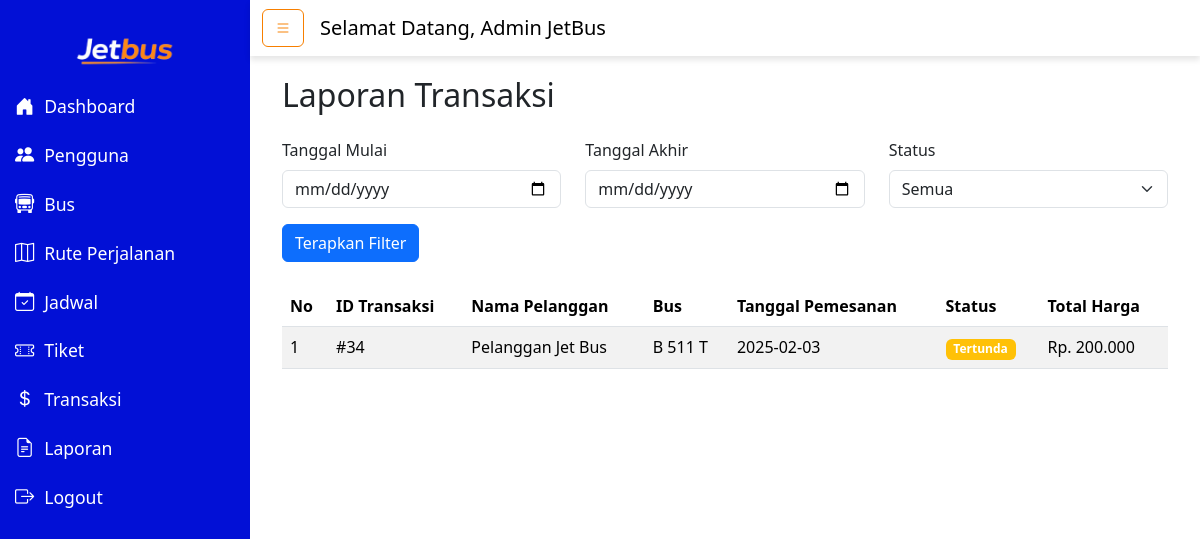
/admin/laporan.php (signed in), run on the app's committed database.
### tables this page shows
CREATE TABLE `transaksi` (
  `id_transaksi` int(11) NOT NULL,
  `id_pengguna` int(11) NOT NULL,
  `id_jadwal` int(11) NOT NULL,
  `tanggal_transaksi` date NOT NULL DEFAULT current_timestamp(),
  `jam_transaksi` time NOT NULL,
  `total` decimal(10,2) NOT NULL,
  `status` enum('tertunda','dibayar','dibatalkan') DEFAULT 'tertunda'
);

CREATE TABLE `pengguna` (
  `id_pengguna` int(11) NOT NULL,
  `nama` varchar(100) NOT NULL,
  `email` varchar(100) NOT NULL,
  `password` varchar(255) NOT NULL,
  `no_hp` varchar(15) DEFAULT NULL,
  `peran` enum('admin','pelanggan') NOT NULL DEFAULT 'pelanggan'
);

CREATE TABLE `bus` (
  `id_bus` int(11) NOT NULL,
  `no_plat` varchar(20) NOT NULL,
  `id_tipe` int(11) NOT NULL
);

### admin/laporan.php (the view, shortened to what this page needs)
<?php
include "header.php";
include "../koneksi.php";
$startDate = isset($_GET['startDate']) ? $_GET['startDate'] : '';
$endDate = isset($_GET['endDate']) ? $_GET['endDate'] : '';
$status = isset($_GET['statusFilter']) ? $_GET['statusFilter'] : 'all';
$sql = "SELECT t.id_transaksi, u.nama, b.no_plat, t.tanggal_transaksi, t.status, t.total
        FROM transaksi t
        JOIN pengguna u ON t.id_pengguna = u.id_pengguna
        JOIN jadwal j ON t.id_jadwal = j.id_jadwal
        JOIN bus b ON j.id_bus = b.id_bus
        WHERE 1=1";
$result = mysqli_query($koneksi, $sql);
?>
<div class="d-flex">
    <?php include "sidebar.php" ?>
    <div class="content-wrapper w-100">
        <?php include "navbar.php"; ?>
        <main class="content">
            <div class="container-fluid">
                <h2 class="mb-4">Laporan Transaksi</h2>
                <form method="GET" class="row mb-4">
                    <div class="col-md-4">
                        <label for="startDate" class="form-label">Tanggal Mulai</label>
                        <input type="date" name="startDate" id="startDate" class="form-control" value="<?= $startDate ?>">
                    </div>
                    <div class="col-md-4">
                        <label for="endDate" class="form-label">Tanggal Akhir</label>
                        <input type="date" name="endDate" id="endDate" class="form-control" value="<?= $endDate ?>">
                    </div>
                    <div class="col-md-4">
                        <label for="statusFilter" class="form-label">Status</label>
                        <select class="form-select" name="statusFilter" id="statusFilter">
                            <option value="all" <?= $status == 'all' ? 'selected' : '' ?>>Semua</option>
                        </select>
                    </div>
                    <div class="col-md-12 mt-3">
                        <button type="submit" class="btn btn-primary">Terapkan Filter</button>
                    </div>
                </form>
                <table class="table table-striped">
                    <thead>
                        <tr>
                            <th>No</th>
                            <th>ID Transaksi</th>
                            <th>Nama Pelanggan</th>
                            <th>Bus</th>
                            <th>Tanggal Pemesanan</th>
                            <th>Status</th>
                            <th>Total Harga</th>
                        </tr>
                    </thead>
                    <tbody>
                        <?php if (mysqli_num_rows($result) > 0): ?>
                            <?php $no = 1;
                            while ($row = mysqli_fetch_assoc($result)): ?>
                                <tr>
                                    <td><?= $no++ ?></td>
                                    <td>#<?= $row['id_transaksi'] ?></td>
                                    <td><?= $row['nama'] ?></td>
                                    <td><?= $row['no_plat'] ?></td>
                                    <td><?= $row['tanggal_transaksi'] ?></td>
                                    <td>
                                        <span class="badge
                                            <?php
                                            if ($row['status'] == 'dibayar') echo 'bg-success';
                                            elseif ($row['status'] == 'tertunda') echo 'bg-warning';
                                            else echo 'bg-danger';
                                            ?>">
                                            <?= ucfirst($row['status']) ?>
                                        </span>
                                    </td>
                                    <td>Rp. <?= number_format($row['total'], 0, ',', '.') ?></td>
                                </tr>
                            <?php endwhile; ?>
                        <?php else: ?>
                            <tr>
                                <td colspan="7" class="text-center">Tidak ada transaksi ditemukan</td>
                            </tr>
                        <?php endif; ?>
                    </tbody>
                </table>
            </div>
        </main>
    </div>
</div>
<?php include 'footer.php'; ?>

### assets/css/admin.css (style rules this page uses)
body { font-family: Arial, sans-serif; background-color: #f5f5f5; margin: 0; padding: 0; }
.content-wrapper { flex: 1; display: flex; flex-direction: column; }
.content { padding: 20px; background-color: white; min-height: 100vh; }

### data on the page
transaksi: id_transaksi "34", id_pengguna.nama "Pelanggan Jet Bus", bus.no_plat "B 511 T", tanggal_transaksi "2025-02-03", status "Tertunda", total "200.000"

### other printed values
$_SESSION['nama'] "Admin JetBus"
